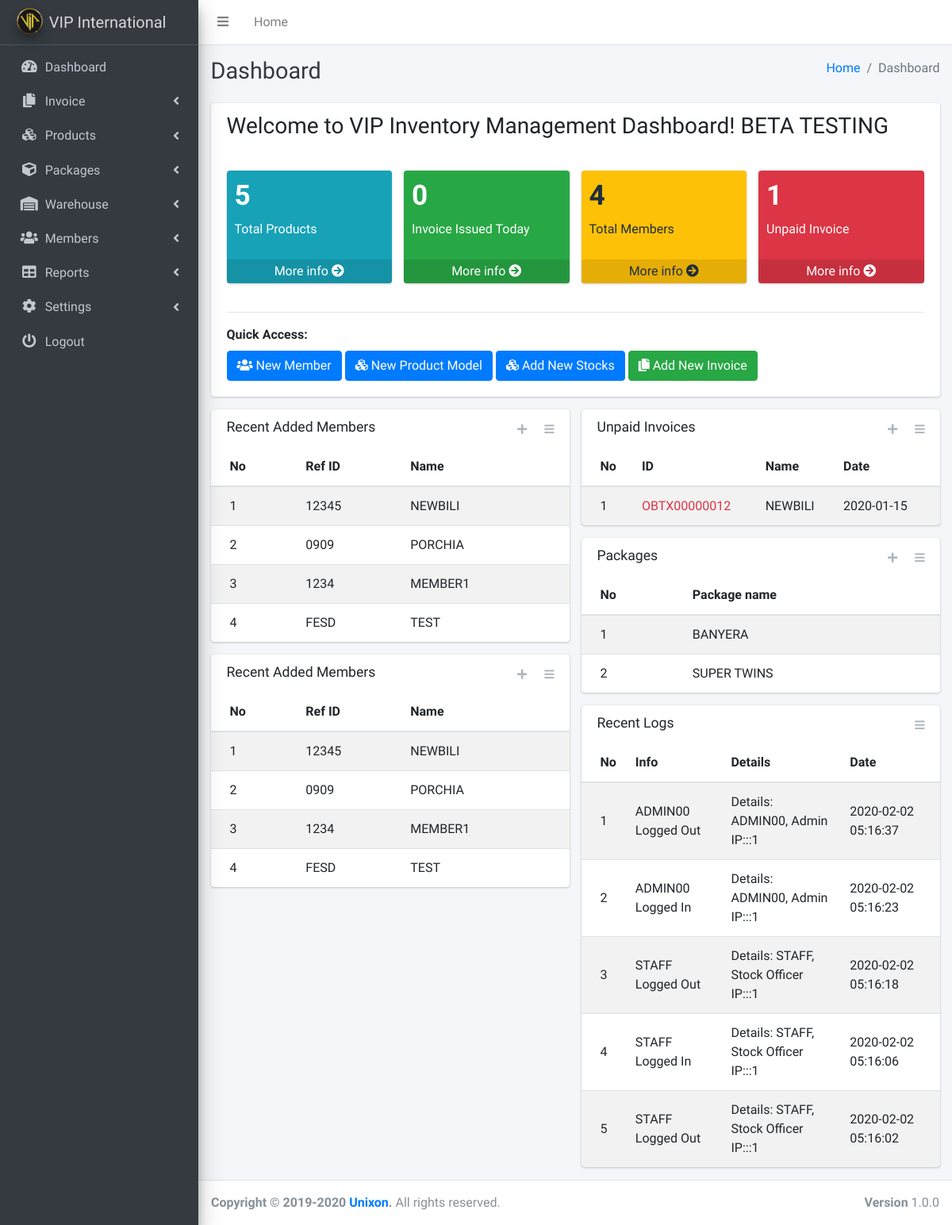
Screenshot of /index.php (signed in) with the database file from the repository.
### tables this page shows
CREATE TABLE `customers` (
  `member_id` int(255) NOT NULL,
  `name` varchar(255) NOT NULL,
  `refID` varchar(255) NOT NULL,
  `address` varchar(255) NOT NULL,
  `status` varchar(20) NOT NULL,
  `created_by` varchar(255) NOT NULL,
  `created_at` date NOT NULL
);

CREATE TABLE `outboundtb` (
  `id` int(11) NOT NULL,
  `ob_tx_id` varchar(100) NOT NULL,
  `ob_custName` varchar(100) NOT NULL,
  `ob_warehouse` varchar(100) NOT NULL,
  `ob_date` varchar(100) NOT NULL,
  `ob_remarks` text NOT NULL,
  `ob_mot` varchar(100) NOT NULL,
  `ob_status` varchar(100) NOT NULL,
  `ob_received_by` varchar(100) NOT NULL,
  `ob_created_by` varchar(100) NOT NULL,
  `ob_created_at` datetime NOT NULL DEFAULT current_timestamp()
);

CREATE TABLE `product_model` (
  `model_id` int(255) NOT NULL,
  `model` varchar(255) NOT NULL,
  `sku` varchar(255) NOT NULL,
  `type` varchar(255) NOT NULL,
  `status` varchar(255) NOT NULL,
  `created_by` varchar(255) NOT NULL,
  `created_at` date NOT NULL
);

CREATE TABLE `logs` (
  `id` int(11) NOT NULL,
  `info` varchar(500) NOT NULL,
  `info2` varchar(500) NOT NULL,
  `created_at` datetime NOT NULL DEFAULT current_timestamp()
);

### index.php (the view, shortened to what this page needs)
<!DOCTYPE html>
<html lang="en">
<?php include "includes/header.php"; ?>
<?php require_once 'config.php'; ?>
<?php
$query = "SELECT COUNT(model) as TotalModel FROM product_model WHERE type = 'retail' ";
$result = mysqli_query($link, $query) or die(mysqli_error($link));
if (mysqli_num_rows($result) > 0) {
  while($row = mysqli_fetch_array($result))
    $totalModel = $row['TotalModel'];
}
?>
<?php
$query = "SELECT COUNT(member_id) as TotalMembers FROM customers";
$result = mysqli_query($link, $query) or die(mysqli_error($link));
if (mysqli_num_rows($result) > 0) {
  while($row = mysqli_fetch_array($result))
    $totalMembers = $row['TotalMembers'];
}
?>
<?php
$query = "SELECT  COUNT(ob_tx_id) as TotalInvoice
FROM    outboundtb
WHERE   ob_date = curdate()";
$result = mysqli_query($link, $query) or die(mysqli_error($link));
if (mysqli_num_rows($result) > 0) {
  while($row = mysqli_fetch_array($result))
    $totalInvoice = $row['TotalInvoice'];
}
?>
<?php
$query = "SELECT COUNT(id) as TotalUnpaid FROM outboundtb WHERE ob_status='Unpaid'";
$result = mysqli_query($link, $query) or die(mysqli_error($link));
if (mysqli_num_rows($result) > 0) {
  while($row = mysqli_fetch_array($result))
    $totalUnpaid = $row['TotalUnpaid'];
}
?>
<body class="hold-transition sidebar-mini">
  <div class="wrapper">
    <?php include "includes/navbar.php"; ?>
    <div class="content-wrapper">
      <div class="content-header">
        <div class="container-fluid">
          <div class="row mb-2">
            <div class="col-sm-6">
              <h1 class="m-0 text-dark">Dashboard</h1>
            </div>
            <div class="col-sm-6">
              <ol class="breadcrumb float-sm-right">
                <li class="breadcrumb-item"><a href="index.php">Home</a></li>
                <li class="breadcrumb-item active">Dashboard</li>
              </ol>
            </div>
          </div>
        </div>
      </div>
      <div class="content">
        <div class="container-fluid">
          <div class="row">
           <div class="col-lg-12">
            <div class="card">
              <div class="card-header border-0">
                <h3>Welcome to VIP Inventory Management Dashboard! BETA TESTING</h3>
              </div>
              <div class="card-body">
                <div class="row">
                  <div class="col-lg-3 col-6">
                    <div class="small-box bg-info">
                      <div class="inner">
                        <h3><?php echo $totalModel; ?></h3>
                        <p>Total Products</p>
                      </div>
                      <a href="product-manage.php" class="small-box-footer">More info <i class="fas fa-arrow-circle-right"></i></a>
                    </div>
                  </div>
                  <div class="col-lg-3 col-6">
                    <div class="small-box bg-success">
                      <div class="inner">
                        <h3><?php echo $totalInvoice; ?></h3>
                        <p>Invoice Issued Today</p>
                      </div>
                      <a href="invoice-manage.php" class="small-box-footer">More info <i class="fas fa-arrow-circle-right"></i></a>
                    </div>
                  </div>
                  <div class="col-lg-3 col-6">
                    <div class="small-box bg-warning">
                      <div class="inner">
                        <h3><?php echo $totalMembers; ?></h3>
                        <p>Total Members</p>
                      </div>
                      <a href="members-manage.php" class="small-box-footer">More info <i class="fas fa-arrow-circle-right"></i></a>
                    </div>
                  </div>
                  <div class="col-lg-3 col-6">
                    <?php
                    if($totalUnpaid==0){
                      echo "<div class='small-box bg-success'>";
                    } else {
                      echo "<div class='small-box bg-danger'>";
                    }
                    ?>
                      <div class="inner">
                        <h3><?php echo $totalUnpaid; ?></h3>
                        <p>Unpaid Invoice</p>
                      </div>
                      <a href="invoice-unpaid.php" class="small-box-footer">More info <i class="fas fa-arrow-circle-right"></i></a>
                    </div>
                  </div>
                </div>
                <hr>
                <label>Quick Access:</label><br>
                <a class="btn btn-primary" href="members-add.php"><i class="nav-icon fas fa-users"></i> New Member</a>
                <a class="btn btn-primary" href="product-add.php"><i class="nav-icon fas fa-cubes"></i> New Product Model</a>
                <a class="btn btn-primary" href="stock-add.php"><i class="nav-icon fas fa-cubes"></i> Add New Stocks</a>
                <a class="btn btn-success" href="invoice-add.php"><i class="nav-icon fas fa-copy"></i> Add New Invoice</a>
              </div>
            </div>
          </div>
        </div>
        <div class="row">
          <div class="col-lg-6">
            <div class="card">
              <div class="card-header border-0">
                <h3 class="card-title">Recent Added Members</h3>
                <div class="card-tools">
                  <a href="customer-add.php" class="btn btn-tool btn-sm">
                    <i class="fas fa-plus"></i>
                  </a>
                  <a href="customer-manage.php" class="btn btn-tool btn-sm">
                    <i class="fas fa-bars"></i>
                  </a>
                </div>
              </div>
              <div class="card-body p-0">
                <table class="table table-striped table-valign-middle">
                  <thead>
                    <tr>
                      <th>No</th>
                      <th>Ref ID</th>
                      <th>Name</th>
                    </tr>
                  </thead>
                  <?php
                  $cust_qry = "SELECT * FROM customers ORDER BY member_id DESC LIMIT 5";
                  if($cust_result = mysqli_query($link, $cust_qry)){
                    if(mysqli_num_rows($cust_result) > 0){
                      $cust_ctr = 0;
                      while($cust_row = mysqli_fetch_array($cust_result)){
                        $cust_ctr++;
                        echo "<tr>";
                        echo "<td>" . $cust_ctr . "</td>";
                        echo "<td>" . $cust_row['refID'] . "</td>";
                        echo "<td>" . $cust_row['name'] . "</td>";
                        echo "</tr>";
                      }
                    } else{
                      echo "<p class='lead'><em>No records were found.</em></p>";
                    }
                  } else{
                    echo "ERROR: Could not able to execute $sql. " . mysqli_error($link);
                  }
                  ?>
              </table>
            </div>
          </div>
          <div class="card">
            <div class="card-header border-0">
              <h3 class="card-title">Recent Added Members</h3>
              <div class="card-tools">
                <a href="members-add.php" class="btn btn-tool btn-sm">
                  <i class="fas fa-plus"></i>
                </a>
                <a href="members-manage.php" class="btn btn-tool btn-sm">
                  <i class="fas fa-bars"></i>
                </a>
              </div>
            </div>
            <div class="card-body p-0">
              <table class="table table-striped table-valign-middle">
                <thead>
                  <tr>
                    <th>No</th>
                    <th>Ref ID</th>
                    <th>Name</th>
                  </tr>
                </thead>
                <?php
                $cust_qry = "SELECT * FROM customers ORDER BY member_id DESC LIMIT 5";
                if($cust_result = mysqli_query($link, $cust_qry)){
                  if(mysqli_num_rows($cust_result) > 0){
                    $cust_ctr = 0;
                    while($cust_row = mysqli_fetch_array($cust_result)){
                      $cust_ctr++;
                      echo "<tr>";
                      echo "<td>" . $cust_ctr . "</td>";
                      echo "<td>" . $cust_row['refID'] . "</td>";
                      echo "<td>" . $cust_row['name'] . "</td>";
                      echo "</tr>";
                    }
                  } else{
                    echo "<p class='lead'><em>No records were found.</em></p>";
                  }
                } else{
                  echo "ERROR: Could not able to execute $sql. " . mysqli_error($link);
                }
                ?>
            </table>
          </div>
        </div>
      </div>
      <div class="col-lg-6">
        <div class="card">
          <div class="card-header border-0">
            <h3 class="card-title">Unpaid Invoices</h3>
            <div class="card-tools">
              <a href="invoice-add.php" class="btn btn-tool btn-sm">
                <i class="fas fa-plus"></i>
              </a>
              <a href="invoice-unpaid.php" class="btn btn-tool btn-sm">
                <i class="fas fa-bars"></i>
              </a>
            </div>
          </div>
          <div class="card-body p-0">
            <table class="table table-striped table-valign-middle">
              <thead>
                <tr>
                  <th>No</th>
                  <th>ID</th>
                  <th>Name</th>
                  <th>Date</th>
                </tr>
              </thead>
              <?php
              $cust_qry = "SELECT * FROM outboundtb WHERE ob_status ='Unpaid' ORDER BY ob_tx_id DESC LIMIT 5";
              if($cust_result = mysqli_query($link, $cust_qry)){
                if(mysqli_num_rows($cust_result) > 0){
                  $cust_ctr = 0;
                  while($cust_row = mysqli_fetch_array($cust_result)){
                    $cust_ctr++;
                    echo "<tr>";
                    echo "<td>" . $cust_ctr . "</td>";
                    echo "<td><span class='text-danger'>" . $cust_row['ob_tx_id'] . "</span></td>";
                    echo "<td>" . $cust_row['ob_custName'] . "</td>";
                    echo "<td>" . $cust_row['ob_date'] . "</td>";
                    echo "</tr>";
                  }
                } else{
                  echo "<p class='lead'><em>No records were found.</em></p>";
                }
              } else{
                echo "ERROR: Could not able to execute $sql. " . mysqli_error($link);
              }
              ?>
          </table>
        </div>
      </div>
      <div class="card">
        <div class="card-header border-0">
          <h3 class="card-title">Packages</h3>
          <div class="card-tools">
            <a href="package-add.php" class="btn btn-tool btn-sm">
              <i class="fas fa-plus"></i>
            </a>
            <a href="package-manage.php" class="btn btn-tool btn-sm">
              <i class="fas fa-bars"></i>
            </a>
          </div>
        </div>
        <div class="card-body p-0">
          <table class="table table-striped table-valign-middle">
            <thead>
              <tr>
                <th>No</th>
                <th>Package name</th>
              </tr>
            </thead>
            <tbody>
                  <?php
                  $pkg_qry = "SELECT * FROM `product_model` WHERE type = 'package' ORDER BY model_id DESC LIMIT 5";
                  if($pkg_result = mysqli_query($link, $pkg_qry)){
                    if(mysqli_num_rows($pkg_result) > 0){
                      $pkg_ctr = 0;
                      while($pkg_row = mysqli_fetch_array($pkg_result)){
                        $pkg_ctr++;
                        echo "<tr>";
                        echo "<td>" . $pkg_ctr . "</td>";
                        echo "<td>" . $pkg_row['model'] . "</td>";
                        echo "</tr>";
                      }
                    } else{
                      echo "<p class='lead'><em>No records were found.</em></p>";
                    }
                  } else{
                    echo "ERROR: Could not able to execute $sql. " . mysqli_error($link);
                  }
                  ?>
                </tbody>
              </table>
            </div>
          </div>
          <div class="card">
            <div class="card-header border-0">
              <h3 class="card-title">Recent Logs</h3>
              <div class="card-tools">
                <a href="logs-manage.php" class="btn btn-tool btn-sm">
                  <i class="fas fa-bars"></i>
                </a>
              </div>
            </div>
            <div class="card-body p-0">
              <table class="table table-striped table-valign-middle">
                <thead>
                  <tr>
                    <th>No</th>
                    <th>Info</th>
                    <th>Details</th>
                    <th>Date</th>
                  </tr>
                </thead>
                <?php
                $cust_qry = "SELECT * FROM logs ORDER BY id DESC LIMIT 5";
                if($cust_result = mysqli_query($link, $cust_qry)){
                  if(mysqli_num_rows($cust_result) > 0){
                    $cust_ctr = 0;
                    while($cust_row = mysqli_fetch_array($cust_result)){
                      $cust_ctr++;
                      echo "<tr>";
                      echo "<td>" . $cust_ctr . "</td>";
                      echo "<td>" . $cust_row['info'] . "</td>";
                      echo "<td>" . $cust_row['info2'] . "</td>";
                      echo "<td>" . $cust_row['created_at'] . "</td>";
                      echo "</tr>";
                    }
                  } else{
                    echo "<p class='lead'><em>No records were found.</em></p>";
                  }
                } else{
                  echo "ERROR: Could not able to execute $sql. " . mysqli_error($link);
                }
                ?>
            </table>
          </div>
        </div>
      </div>
    </div>
  </div>
</div>
</div>
<?php include "includes/footer.php"; ?>
</div>
</body>
</html>

### rows the page displays
customers: refID "12345", name "NEWBILI"
customers: refID "0909", name "PORCHIA"
customers: refID "1234", name "MEMBER1"
customers: refID "FESD", name "TEST"
outboundtb: ob_tx "OBTX00000012", ob_custName "NEWBILI", ob_date "2020-01-15"
product_model: model "BANYERA"
product_model: model "SUPER TWINS"
logs: info "ADMIN00 Logged Out", info2 "Details: ADMIN00, Admin IP:::1", created_at "2020-02-02 05:16:37"
logs: info "ADMIN00 Logged In", info2 "Details: ADMIN00, Admin IP:::1", created_at "2020-02-02 05:16:23"
logs: info "STAFF Logged Out", info2 "Details: STAFF, Stock Officer IP:::1", created_at "2020-02-02 05:16:18"
logs: info "STAFF Logged In", info2 "Details: STAFF, Stock Officer IP:::1", created_at "2020-02-02 05:16:06"
logs: info "STAFF Logged Out", info2 "Details: STAFF, Stock Officer IP:::1", created_at "2020-02-02 05:16:02"

### other values shown
$totalModel "5"
$totalInvoice "0"
$totalMembers "4"
$totalUnpaid "1"
